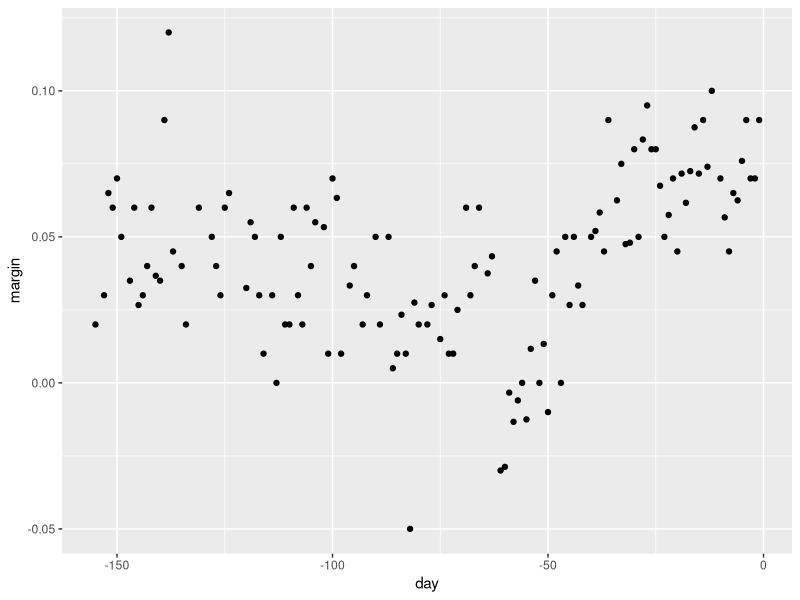
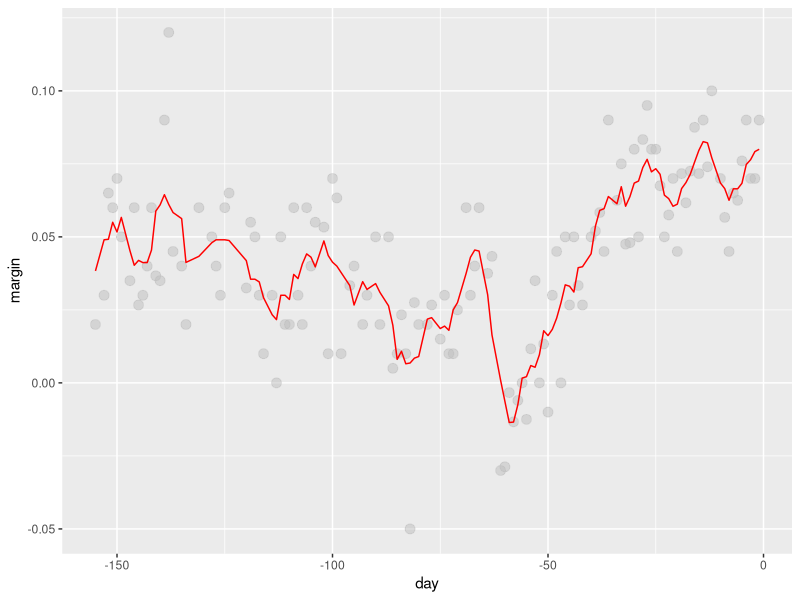
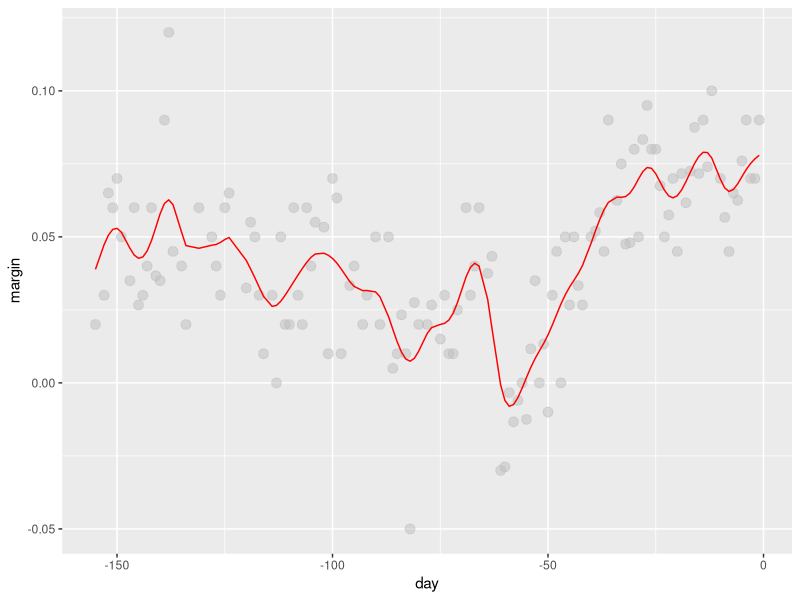
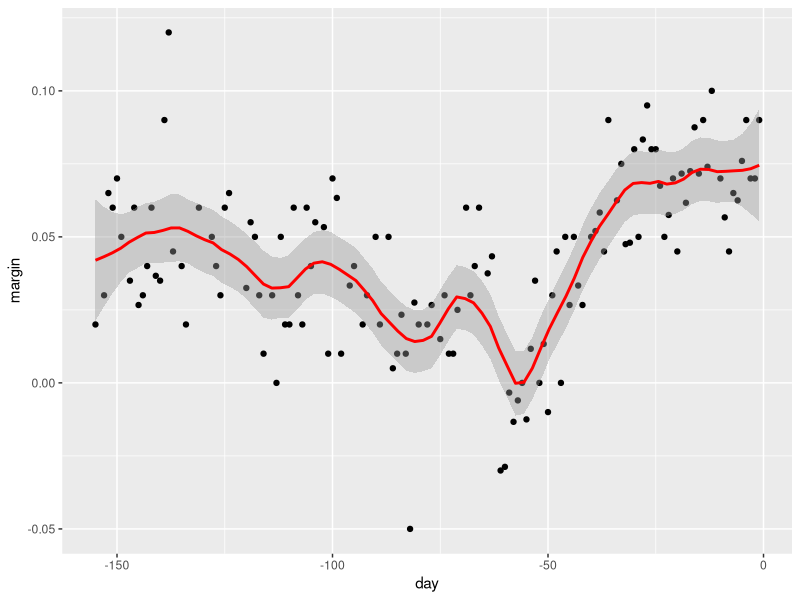
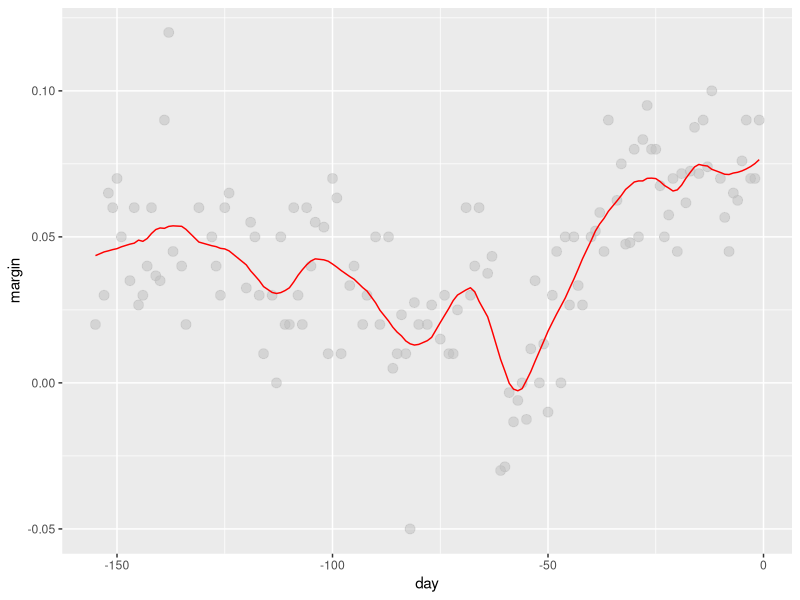

Recreate these plots in R, in order.
# load examplo data for smoothing
library(dslabs)
library(tidyverse)

data("polls_2008")
qplot(day, margin, data = polls_2008)

# bin smoothers
span <- 7 

fit <- with(polls_2008,ksmooth(day, margin, x.points = day, kernel="box", bandwidth =span))

polls_2008 %>% mutate(smooth = fit$y) %>%
  ggplot(aes(day, margin)) +
  geom_point(size = 3, alpha = .5, color = "grey") + 
  geom_line(aes(day, smooth), color="red")

# kernel
span <- 7

fit <- with(polls_2008, ksmooth(day, margin,  x.points = day, kernel="normal", bandwidth = span))

polls_2008 %>% mutate(smooth = fit$y) %>%
  ggplot(aes(day, margin)) +
  geom_point(size = 3, alpha = .5, color = "grey") + 
  geom_line(aes(day, smooth), color="red")

#loess(1)
polls_2008 %>% ggplot(aes(day, margin)) +
  geom_point() + 
  geom_smooth(color="red", span = 0.15, method = "loess", method.args = list(degree=1))

#loess(2)
total_days <- diff(range(polls_2008$day))
span <- 21/total_days

fit <- loess(margin ~ day, degree = 1, span = span, data = polls_2008)

polls_2008 %>% mutate(smooth = fit$fitted) %>%
  ggplot(aes(day, margin)) +
  geom_point(size = 3, alpha = .5, color = "grey") + 
  geom_line(aes(day, smooth), color="red")
